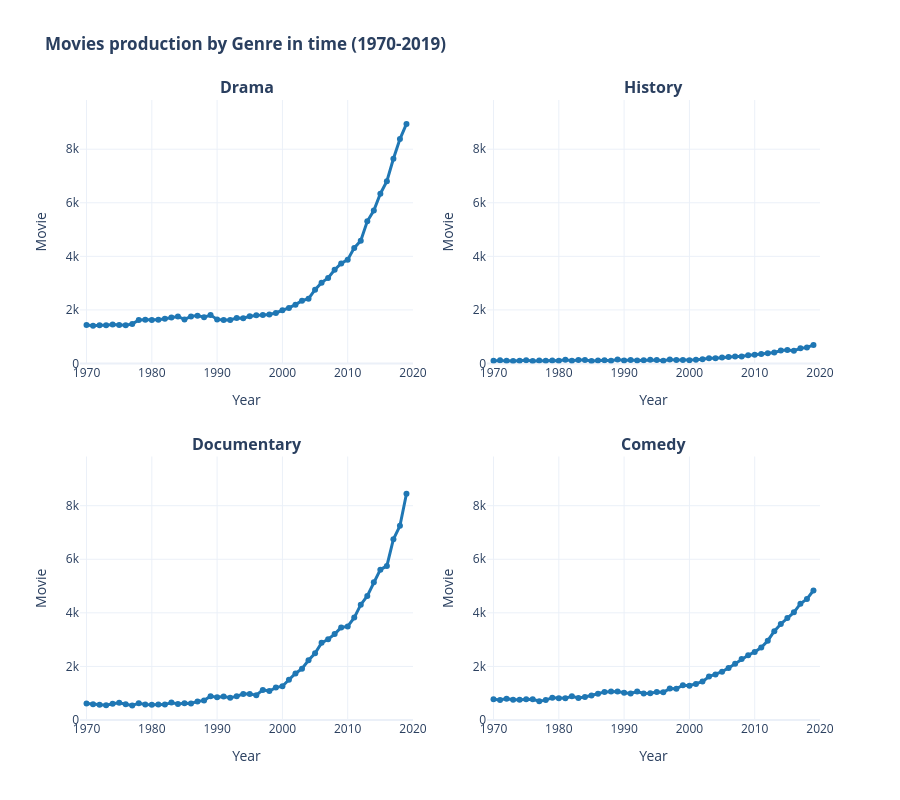

The code cell stored with this chart in its notebook:
### Code cell
fig1 = make_subplots(
    rows=2, cols=2,
    subplot_titles=['<b>Drama</b>', '<b>History</b>', '<b>Documentary</b>', '<b>Comedy</b>'],
    vertical_spacing=0.15,
    horizontal_spacing=0.1
)

for idx, genre in enumerate(['Drama', 'History', 'Documentary', 'Comedy']):
    row, col = (idx // 2) + 1, (idx % 2) + 1
    genre_values = all_movies[all_movies['genre'] == genre]

    fig1.add_trace(
        go.Scatter(
            x=genre_values['year_int'],
            y=genre_values['num_films'],
            mode='lines+markers',
            line=dict(color='#1f77b4', width=3),
            marker=dict(size=6),
            showlegend=False,
            hovertemplate=f'<b>{genre} %{{x}}</b><br>Movie: %{{y}}<extra></extra>'
        ),
        row=row, col=col
    )

fig1.update_layout(
    title='<b>Movies production by Genre in time (1970-2019)</b>',
    height=800,
    hovermode="x unified",
    template='plotly_white'
)

for row in [1, 2]:
    for col in [1, 2]:
        fig1.update_yaxes(title_text="Movie", row=row, col=col, range=[0, y_max])
        fig1.update_xaxes(title_text="Year", row=row, col=col, range=[1969, 2020], dtick=10)

fig1.show()

### Figure 1 — Plotly figure (JSON) as saved in the notebook; plotly's stock layout.template omitted (floating-point values rounded to 4 significant figures)
{"data": [{"hovertemplate": "<b>Drama %{x}</b><br>Movie: %{y}<extra></extra>", "line": {"color": "#1f77b4", "width": 3}, "marker": {"size": 6}, "mode": "lines+markers", "showlegend": false, "x": [1970, 1971, 1972, 1973, 1974, 1975, 1976, 1977, 1978, 1979, 1980, 1981, 1982, 1983, 1984, 1985, 1986, 1987, 1988, 1989, 1990, 1991, 1992, 1993, 1994, 1995, 1996, 1997, 1998, 1999, 2000, 2001, 2002, 2003, 2004, 2005, 2006, 2007, 2008, 2009, 2010, 2011, 2012, 2013, 2014, 2015, 2016, 2017, 2018, 2019], "y": [1435, 1405, 1429, 1425, 1455, 1434, 1427, 1474, 1625, 1637, 1624, 1637, 1672, 1720, 1755, 1646, 1759, 1787, 1729, 1808, 1647, 1628, 1627, 1698, 1693, 1760, 1798, 1815, 1828, 1887, 1988, 2076, 2197, 2343, 2419, 2756, 3018, 3191, 3499, 3734, 3877, 4316, 4584, 5309, 5710, 6339, 6805, 7643, 8376, 8942], "type": "scatter", "xaxis": "x", "yaxis": "y"}, {"hovertemplate": "<b>History %{x}</b><br>Movie: %{y}<extra></extra>", "line": {"color": "#1f77b4", "width": 3}, "marker": {"size": 6}, "mode": "lines+markers", "showlegend": false, "x": [1970, 1971, 1972, 1973, 1974, 1975, 1976, 1977, 1978, 1979, 1980, 1981, 1982, 1983, 1984, 1985, 1986, 1987, 1988, 1989, 1990, 1991, 1992, 1993, 1994, 1995, 1996, 1997, 1998, 1999, 2000, 2001, 2002, 2003, 2004, 2005, 2006, 2007, 2008, 2009, 2010, 2011, 2012, 2013, 2014, 2015, 2016, 2017, 2018, 2019], "y": [101, 117, 106, 97, 99, 122, 95, 109, 107, 109, 99, 137, 103, 127, 128, 97, 112, 121, 104, 149, 113, 131, 115, 122, 142, 127, 106, 147, 126, 126, 124, 137, 160, 194, 193, 225, 244, 262, 264, 311, 323, 356, 381, 408, 484, 507, 478, 565, 596, 693], "type": "scatter", "xaxis": "x2", "yaxis": "y2"}, {"hovertemplate": "<b>Documentary %{x}</b><br>Movie: %{y}<extra></extra>", "line": {"color": "#1f77b4", "width": 3}, "marker": {"size": 6}, "mode": "lines+markers", "showlegend": false, "x": [1970, 1971, 1972, 1973, 1974, 1975, 1976, 1977, 1978, 1979, 1980, 1981, 1982, 1983, 1984, 1985, 1986, 1987, 1988, 1989, 1990, 1991, 1992, 1993, 1994, 1995, 1996, 1997, 1998, 1999, 2000, 2001, 2002, 2003, 2004, 2005, 2006, 2007, 2008, 2009, 2010, 2011, 2012, 2013, 2014, 2015, 2016, 2017, 2018, 2019], "y": [615, 590, 570, 550, 604, 640, 589, 542, 628, 582, 566, 583, 576, 649, 601, 621, 620, 695, 727, 891, 845, 877, 833, 882, 975, 967, 926, 1122, 1084, 1211, 1261, 1503, 1737, 1917, 2231, 2492, 2879, 3013, 3206, 3456, 3493, 3822, 4305, 4631, 5146, 5613, 5752, 6747, 7247, 8443], "type": "scatter", "xaxis": "x3", "yaxis": "y3"}, {"hovertemplate": "<b>Comedy %{x}</b><br>Movie: %{y}<extra></extra>", "line": {"color": "#1f77b4", "width": 3}, "marker": {"size": 6}, "mode": "lines+markers", "showlegend": false, "x": [1970, 1971, 1972, 1973, 1974, 1975, 1976, 1977, 1978, 1979, 1980, 1981, 1982, 1983, 1984, 1985, 1986, 1987, 1988, 1989, 1990, 1991, 1992, 1993, 1994, 1995, 1996, 1997, 1998, 1999, 2000, 2001, 2002, 2003, 2004, 2005, 2006, 2007, 2008, 2009, 2010, 2011, 2012, 2013, 2014, 2015, 2016, 2017, 2018, 2019], "y": [774, 744, 797, 752, 753, 773, 774, 701, 742, 832, 811, 814, 882, 822, 856, 910, 981, 1048, 1066, 1066, 1016, 992, 1061, 989, 999, 1041, 1038, 1172, 1165, 1300, 1280, 1348, 1434, 1624, 1699, 1802, 1944, 2099, 2281, 2416, 2540, 2705, 2961, 3317, 3584, 3804, 4018, 4341, 4518, 4835], "type": "scatter", "xaxis": "x4", "yaxis": "y4"}], "layout": {"xaxis": {"anchor": "y", "domain": [0.0, 0.45], "title": {"text": "Year"}, "range": [1969, 2020], "dtick": 10}, "yaxis": {"anchor": "x", "domain": [0.575, 1.0], "title": {"text": "Movie"}, "range": [0, 9836]}, "xaxis2": {"anchor": "y2", "domain": [0.55, 1.0], "title": {"text": "Year"}, "range": [1969, 2020], "dtick": 10}, "yaxis2": {"anchor": "x2", "domain": [0.575, 1.0], "title": {"text": "Movie"}, "range": [0, 9836]}, "xaxis3": {"anchor": "y3", "domain": [0.0, 0.45], "title": {"text": "Year"}, "range": [1969, 2020], "dtick": 10}, "yaxis3": {"anchor": "x3", "domain": [0.0, 0.425], "title": {"text": "Movie"}, "range": [0, 9836]}, "xaxis4": {"anchor": "y4", "domain": [0.55, 1.0], "title": {"text": "Year"}, "range": [1969, 2020], "dtick": 10}, "yaxis4": {"anchor": "x4", "domain": [0.0, 0.425], "title": {"text": "Movie"}, "range": [0, 9836]}, "annotations": [{"font": {"size": 16}, "showarrow": false, "text": "<b>Drama</b>", "x": 0.225, "xanchor": "center", "xref": "paper", "y": 1.0, "yanchor": "bottom", "yref": "paper"}, {"font": {"size": 16}, "showarrow": false, "text": "<b>History</b>", "x": 0.775, "xanchor": "center", "xref": "paper", "y": 1.0, "yanchor": "bottom", "yref": "paper"}, {"font": {"size": 16}, "showarrow": false, "text": "<b>Documentary</b>", "x": 0.225, "xanchor": "center", "xref": "paper", "y": 0.425, "yanchor": "bottom", "yref": "paper"}, {"font": {"size": 16}, "showarrow": false, "text": "<b>Comedy</b>", "x": 0.775, "xanchor": "center", "xref": "paper", "y": 0.425, "yanchor": "bottom", "yref": "paper"}], "title": {"text": "<b>Movies production by Genre in time (1970-2019)</b>"}, "height": 800, "hovermode": "x unified"}}
